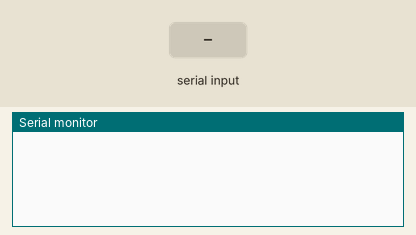
Simulated run of this sketch. Board: Arduino Uno, built with avr-gcc and run on an emulated ATmega328P. Shown: the last lines printed to the serial monitor. The test bench sets the inputs (shaded band). No radio packets arrive unless stated.

Above: at 1.2 s.
1.3 s: "start 1\n" received over Serial
At 3.8 s:
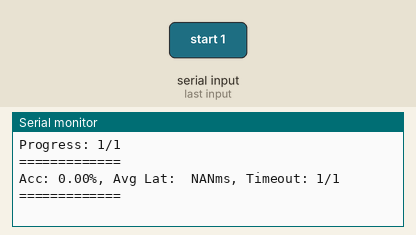
4.2 s: "start 150\n" received over Serial
At 5.67 s:
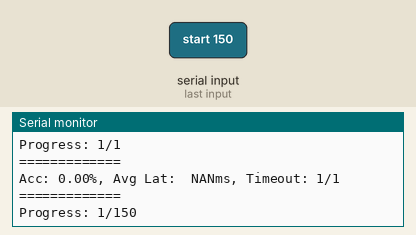
Timing chart, 0 to 7.2 s (numbered marks = the images above; inputs shaded):
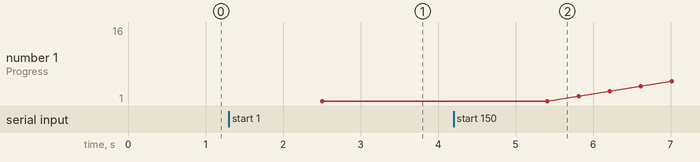

The sketch:

sender.ino
```cpp
#include <SPI.h>
//#include <nRF24L01.h>
#include <RF24.h>
#include <math.h>

RF24 radio(7, 8);
const uint8_t ADDRESS[][6] = {"00001", "00002"};
const unsigned int TIMEOUT = 200; // ms
const unsigned int TERM = 200; // ms
const unsigned int DEFAULT_COUNT = 100;

typedef struct _Data {
  unsigned long timestamp;
} Data;

Data data;

void setup() {
  Serial.begin(9600);

  radio.begin();
  radio.setPALevel(RF24_PA_MAX);

  radio.openReadingPipe(1, ADDRESS[0]);
  radio.openWritingPipe(ADDRESS[1]);

  radio.stopListening();

  memset(&data, 0, sizeof(Data));
}

unsigned int ackedSockets = 0;
unsigned int totalLatency = 0;

void loop() {
  String str = Serial.readString();

  if (str.length() > 0) {
    str.remove(str.length() - 1);
    String command = "", argument = "";
    short idx = str.indexOf(' ');
    if (idx != -1) {
      command = str.substring(0, idx);
      argument = str.substring(idx + 1);
    } else {
      command = str;
    }

    if (command.equalsIgnoreCase("start")) {
      unsigned int count = DEFAULT_COUNT;
      if (argument.length() > 0) count = argument.toInt();
      ackedSockets = 0;
      totalLatency = 0;

      for (int i = 0; i < count; i++) {
        data.timestamp = millis();
        radio.write(&data, sizeof(Data));

        radio.startListening();

        unsigned long start = millis();
        //bool timeout = true;
        while (millis() < start + TIMEOUT) {
          if (radio.available()) {
            ackedSockets++;
            radio.read(&data, sizeof(Data));
            unsigned long end = millis();
            totalLatency += end - data.timestamp;
            break;
          }
        }

        //if (timeout) Serial.println("timeout");

        radio.stopListening();

        char str[100] = "";
        sprintf(str, "Progress: %d/%d", i+1, count);
        Serial.println(str);

        delay(TERM);
      }

      Serial.println("\n=============");
      char str[100] = "";
      String acc = String((float)ackedSockets / count * 100);
      String lat = String((float)totalLatency / ackedSockets);
      sprintf(str, "Acc: %s%%, Avg Lat: %sms, Timeout: %d/%d", acc.c_str(), lat.c_str(), count - ackedSockets, count);
      Serial.println(str);
      Serial.println("=============\n");
    }
  }
}
```

Measured:
- after the input at 1.3 s, the serial monitor: prints a new line after 1.2 s (image 1)
- after the input at 4.2 s, the serial monitor: prints a new line after 1.2 s (image 2)
- plotted number 1: 1 → 16 after the input at 4.2 s
